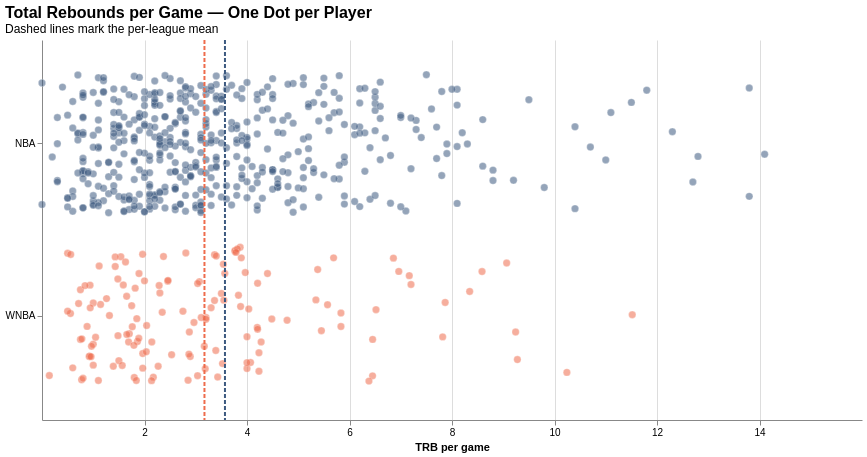

This figure's notebook cell:
### Markdown cell above
### 5. Total rebounds per game, every player as a point

when looking at the total amount of rebounds per game, there does not appear to be any difference between the two leagues when taking into account the playing time difference between the NBA and the WNBA. With a time difference of 20 percent, the difference between the amount of rebounds of both leagues would be comparatively equal.

### Code cell
strip_data = combined[['TRB', 'League', 'Player', 'Pos', 'ORB', 'DRB']].dropna()
means_trb = combined.groupby('League', as_index=False)['TRB'].mean()
means_trb['TRB'] = means_trb['TRB'].round(2)

trb_max = float(strip_data['TRB'].max()) * 1.05
trb_tickvals = [2, 4, 6, 8, 10, 12, 14]

strip = alt.Chart(strip_data).transform_calculate(
    jitter='random()',
).mark_circle(size=55, opacity=0.55, stroke='white', strokeWidth=0.5).encode(
    x=alt.X('TRB:Q', title='TRB per game',
            scale=alt.Scale(domain=[0, trb_max]),
            axis=alt.Axis(values=trb_tickvals)),
    y=alt.Y('League:N', title=None, sort=['NBA', 'WNBA']),
    yOffset='jitter:Q',
    color=alt.Color('League:N', scale=PALETTE_STRIP, legend=None),
    tooltip=['Player:N', 'Pos:N',
             alt.Tooltip('TRB:Q', format='.2f'),
             alt.Tooltip('ORB:Q', format='.2f'),
             alt.Tooltip('DRB:Q', format='.2f')],
)

mean_rules = alt.Chart(means_trb).mark_rule(strokeDash=[4, 2], strokeWidth=2).encode(
    x='TRB:Q',
    color=alt.Color('League:N', scale=PALETTE_STRIP, legend=None),
    tooltip=['League:N', alt.Tooltip('TRB:Q', title='Mean', format='.2f')],
)

chart_trb = (strip + mean_rules).properties(
    width=820, height=380,
    title=alt.TitleParams(
        'Total Rebounds per Game — One Dot per Player',
        subtitle='Dashed lines mark the per-league mean',
        anchor='start', fontSize=16,
    ),
).configure_view(stroke=None)

show_altair(chart_trb)

### Figure 1 — Vega-Lite specification as saved in the notebook (floating-point values rounded to 4 significant figures; data arrays with more than 128 entries replaced by an {"elided": "..."} marker saying what was removed)
{"config": {"view": {"continuousWidth": 300, "continuousHeight": 300, "stroke": null}}, "layer": [{"data": {"name": "data-8ad708c0544f76dfa8bf1b0beb1e3935"}, "mark": {"type": "circle", "opacity": 0.55, "size": 55, "stroke": "white", "strokeWidth": 0.5}, "encoding": {"color": {"field": "League", "legend": null, "scale": {"domain": ["NBA", "WNBA"], "range": ["#3d5a80", "#ee6c4d"]}, "type": "nominal"}, "tooltip": [{"field": "Player", "type": "nominal"}, {"field": "Pos", "type": "nominal"}, {"field": "TRB", "format": ".2f", "type": "quantitative"}, {"field": "ORB", "format": ".2f", "type": "quantitative"}, {"field": "DRB", "format": ".2f", "type": "quantitative"}], "x": {"axis": {"values": [2, 4, 6, 8, 10, 12, 14]}, "field": "TRB", "scale": {"domain": [0, 14.8]}, "title": "TRB per game", "type": "quantitative"}, "y": {"field": "League", "sort": ["NBA", "WNBA"], "title": null, "type": "nominal"}, "yOffset": {"field": "jitter", "type": "quantitative"}}, "transform": [{"calculate": "random()", "as": "jitter"}]}, {"data": {"name": "data-4dd38605495478c1fc31fbffd74bb6aa"}, "mark": {"type": "rule", "strokeDash": [4, 2], "strokeWidth": 2}, "encoding": {"color": {"field": "League", "legend": null, "scale": {"domain": ["NBA", "WNBA"], "range": ["#3d5a80", "#ee6c4d"]}, "type": "nominal"}, "tooltip": [{"field": "League", "type": "nominal"}, {"field": "TRB", "format": ".2f", "title": "Mean", "type": "quantitative"}], "x": {"field": "TRB", "type": "quantitative"}}}], "height": 380, "title": {"text": "Total Rebounds per Game — One Dot per Player", "anchor": "start", "fontSize": 16, "subtitle": "Dashed lines mark the per-league mean"}, "width": 820, "$schema": "https://vega.github.io/schema/vega-lite/v5.8.0.json", "datasets": {"data-8ad708c0544f76dfa8bf1b0beb1e3935": {"elided": "629 records"}, "data-4dd38605495478c1fc31fbffd74bb6aa": [{"League": "NBA", "TRB": 3.57}, {"League": "WNBA", "TRB": 3.17}]}}
